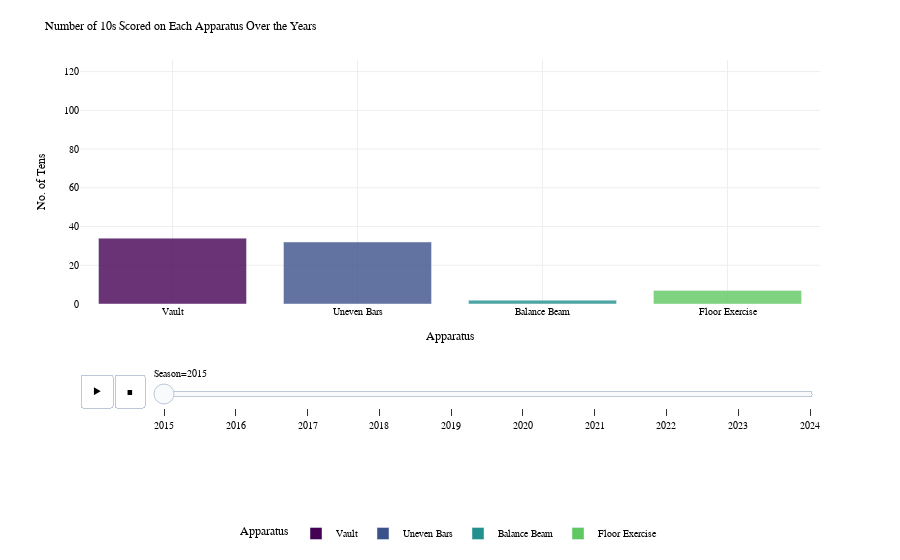

Here is the notebook cell this chart was saved with:
### Markdown cell above
By the looks of the above plot, it seems like there isn't that much difference in the likelihood of scoring a 10 on any particular apparatus, although there is a slight advantage on Floor Exercise. 

The sizes of the slices, however, tell a different story. It suggests there are trends; in some seasons it is easier to achieve perfection on one apparatus and in others another.

It would be interesting to explore how these trends change from year to year in some sort of amusing animated plot.

#### 2.1.4.2 Tenniest apparatus per year

### Code cell
# Making an animated plot to show the number of 10s scored on each apparatus over the years

# Sample distinct colors from the Viridis color scale
num_colors = len(tenniest_apparatus_per_year['Apparatus'].unique())
viridis_colors = px.colors.sample_colorscale(px.colors.sequential.Viridis, [i/num_colors for i in range(num_colors)])

tenniest_apparatus_py = px.bar(tenniest_apparatus_per_year, 
                x="Apparatus", 
                y="No. of Tens", 
                animation_frame="Season",       
                color="Apparatus", 
                hover_name="Apparatus",
                range_y=[0, tenniest_apparatus_per_year["No. of Tens"].max()], # Set the y-axis range
                color_discrete_sequence=viridis_colors,
                opacity=0.8
            )

# Customize the layout
tenniest_apparatus_py.update_layout(
    title="Number of 10s Scored on Each Apparatus Over the Years",
    title_font=dict(size=12, family='Helvetica', color='black'),
    xaxis_title="Apparatus",
    xaxis_title_font=dict(size=12, family='Helvetica', color='black'),
    yaxis_title="No. of Tens",
    yaxis_title_font=dict(size=12, family='Helvetica', color='black'),
    legend_title="Apparatus",
    legend_title_font=dict(size=12, family='Helvetica', color='black'),
    font=dict(size=10, family='Helvetica', color='black'),
    plot_bgcolor='white',  # Set plot background to white
    paper_bgcolor='white',  # Set paper background to white
    xaxis=dict(
        gridcolor='#EEEEEE'  # Set x-axis grid lines to light grey
    ),
    yaxis=dict(
        gridcolor='#EEEEEE'  # Set y-axis grid lines to light grey
    ),
    legend=dict(
        orientation="h",  #horizontal legend
        yanchor="bottom",  
        y=-1,  
        xanchor="center",  
        x=0.5  
    )
)
# Export the plot to html file
tenniest_apparatus_py.write_html("../docs/figures/tenniest_apparatus_per_year.html")

# Show the plot
tenniest_apparatus_py

### Figure 1 — Plotly figure (JSON) as saved in the notebook; plotly's stock layout.template omitted (floating-point values rounded to 4 significant figures)
{"data": [{"alignmentgroup": "True", "hovertemplate": "<b>%{hovertext}</b><br><br>Apparatus=%{x}<br>Season=2015<br>No. of Tens=%{y}<extra></extra>", "hovertext": ["Vault"], "legendgroup": "Vault", "marker": {"color": "rgb(68, 1, 84)", "opacity": 0.8, "pattern": {"shape": ""}}, "name": "Vault", "offsetgroup": "Vault", "orientation": "v", "showlegend": true, "textposition": "auto", "type": "bar", "x": ["Vault"], "xaxis": "x", "y": [34], "yaxis": "y"}, {"alignmentgroup": "True", "hovertemplate": "<b>%{hovertext}</b><br><br>Apparatus=%{x}<br>Season=2015<br>No. of Tens=%{y}<extra></extra>", "hovertext": ["Uneven Bars"], "legendgroup": "Uneven Bars", "marker": {"color": "rgb(59, 81, 138)", "opacity": 0.8, "pattern": {"shape": ""}}, "name": "Uneven Bars", "offsetgroup": "Uneven Bars", "orientation": "v", "showlegend": true, "textposition": "auto", "type": "bar", "x": ["Uneven Bars"], "xaxis": "x", "y": [32], "yaxis": "y"}, {"alignmentgroup": "True", "hovertemplate": "<b>%{hovertext}</b><br><br>Apparatus=%{x}<br>Season=2015<br>No. of Tens=%{y}<extra></extra>", "hovertext": ["Balance Beam"], "legendgroup": "Balance Beam", "marker": {"color": "rgb(34, 144, 140)", "opacity": 0.8, "pattern": {"shape": ""}}, "name": "Balance Beam", "offsetgroup": "Balance Beam", "orientation": "v", "showlegend": true, "textposition": "auto", "type": "bar", "x": ["Balance Beam"], "xaxis": "x", "y": [2], "yaxis": "y"}, {"alignmentgroup": "True", "hovertemplate": "<b>%{hovertext}</b><br><br>Apparatus=%{x}<br>Season=2015<br>No. of Tens=%{y}<extra></extra>", "hovertext": ["Floor Exercise"], "legendgroup": "Floor Exercise", "marker": {"color": "rgb(96, 200, 96)", "opacity": 0.8, "pattern": {"shape": ""}}, "name": "Floor Exercise", "offsetgroup": "Floor Exercise", "orientation": "v", "showlegend": true, "textposition": "auto", "type": "bar", "x": ["Floor Exercise"], "xaxis": "x", "y": [7], "yaxis": "y"}], "layout": {"barmode": "relative", "font": {"color": "black", "family": "Helvetica", "size": 10}, "legend": {"orientation": "h", "title": {"font": {"color": "black", "family": "Helvetica", "size": 12}, "text": "Apparatus"}, "tracegroupgap": 0, "x": 0.5, "xanchor": "center", "y": -1, "yanchor": "bottom"}, "margin": {"t": 60}, "paper_bgcolor": "white", "plot_bgcolor": "white", "sliders": [{"active": 0, "currentvalue": {"prefix": "Season="}, "len": 0.9, "pad": {"b": 10, "t": 60}, "steps": [{"args": [["2015"], {"frame": {"duration": 0, "redraw": true}, "fromcurrent": true, "mode": "immediate", "transition": {"duration": 0, "easing": "linear"}}], "label": "2015", "method": "animate"}, {"args": [["2016"], {"frame": {"duration": 0, "redraw": true}, "fromcurrent": true, "mode": "immediate", "transition": {"duration": 0, "easing": "linear"}}], "label": "2016", "method": "animate"}, {"args": [["2017"], {"frame": {"duration": 0, "redraw": true}, "fromcurrent": true, "mode": "immediate", "transition": {"duration": 0, "easing": "linear"}}], "label": "2017", "method": "animate"}, {"args": [["2018"], {"frame": {"duration": 0, "redraw": true}, "fromcurrent": true, "mode": "immediate", "transition": {"duration": 0, "easing": "linear"}}], "label": "2018", "method": "animate"}, {"args": [["2019"], {"frame": {"duration": 0, "redraw": true}, "fromcurrent": true, "mode": "immediate", "transition": {"duration": 0, "easing": "linear"}}], "label": "2019", "method": "animate"}, {"args": [["2020"], {"frame": {"duration": 0, "redraw": true}, "fromcurrent": true, "mode": "immediate", "transition": {"duration": 0, "easing": "linear"}}], "label": "2020", "method": "animate"}, {"args": [["2021"], {"frame": {"duration": 0, "redraw": true}, "fromcurrent": true, "mode": "immediate", "transition": {"duration": 0, "easing": "linear"}}], "label": "2021", "method": "animate"}, {"args": [["2022"], {"frame": {"duration": 0, "redraw": true}, "fromcurrent": true, "mode": "immediate", "transition": {"duration": 0, "easing": "linear"}}], "label": "2022", "method": "animate"}, {"args": [["2023"], {"frame": {"duration": 0, "redraw": true}, "fromcurrent": true, "mode": "immediate", "transition": {"duration": 0, "easing": "linear"}}], "label": "2023", "method": "animate"}, {"args": [["2024"], {"frame": {"duration": 0, "redraw": true}, "fromcurrent": true, "mode": "immediate", "transition": {"duration": 0, "easing": "linear"}}], "label": "2024", "method": "animate"}], "x": 0.1, "xanchor": "left", "y": 0, "yanchor": "top"}], "title": {"font": {"color": "black", "family": "Helvetica", "size": 12}, "text": "Number of 10s Scored on Each Apparatus Over the Years"}, "updatemenus": [{"buttons": [{"args": [null, {"frame": {"duration": 500, "redraw": true}, "fromcurrent": true, "mode": "immediate", "transition": {"duration": 500, "easing": "linear"}}], "label": "&#9654;", "method": "animate"}, {"args": [[null], {"frame": {"duration": 0, "redraw": true}, "fromcurrent": true, "mode": "immediate", "transition": {"duration": 0, "easing": "linear"}}], "label": "&#9724;", "method": "animate"}], "direction": "left", "pad": {"r": 10, "t": 70}, "showactive": false, "type": "buttons", "x": 0.1, "xanchor": "right", "y": 0, "yanchor": "top"}], "xaxis": {"anchor": "y", "categoryarray": ["Vault", "Uneven Bars", "Balance Beam", "Floor Exercise"], "categoryorder": "array", "domain": [0, 1], "gridcolor": "#EEEEEE", "title": {"font": {"color": "black", "family": "Helvetica", "size": 12}, "text": "Apparatus"}}, "yaxis": {"anchor": "x", "domain": [0, 1], "gridcolor": "#EEEEEE", "range": [0, 126], "title": {"font": {"color": "black", "family": "Helvetica", "size": 12}, "text": "No. of Tens"}}}}
